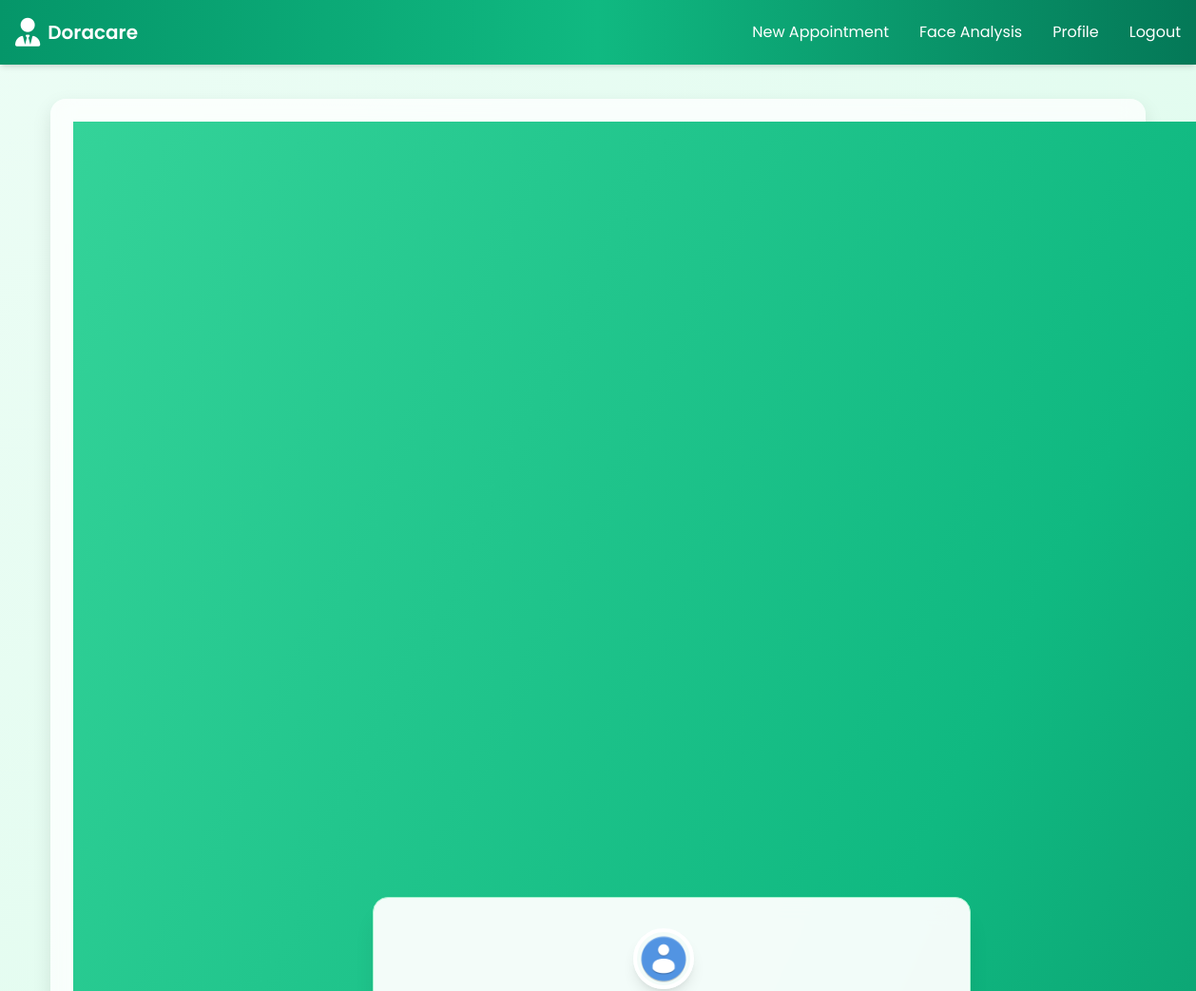
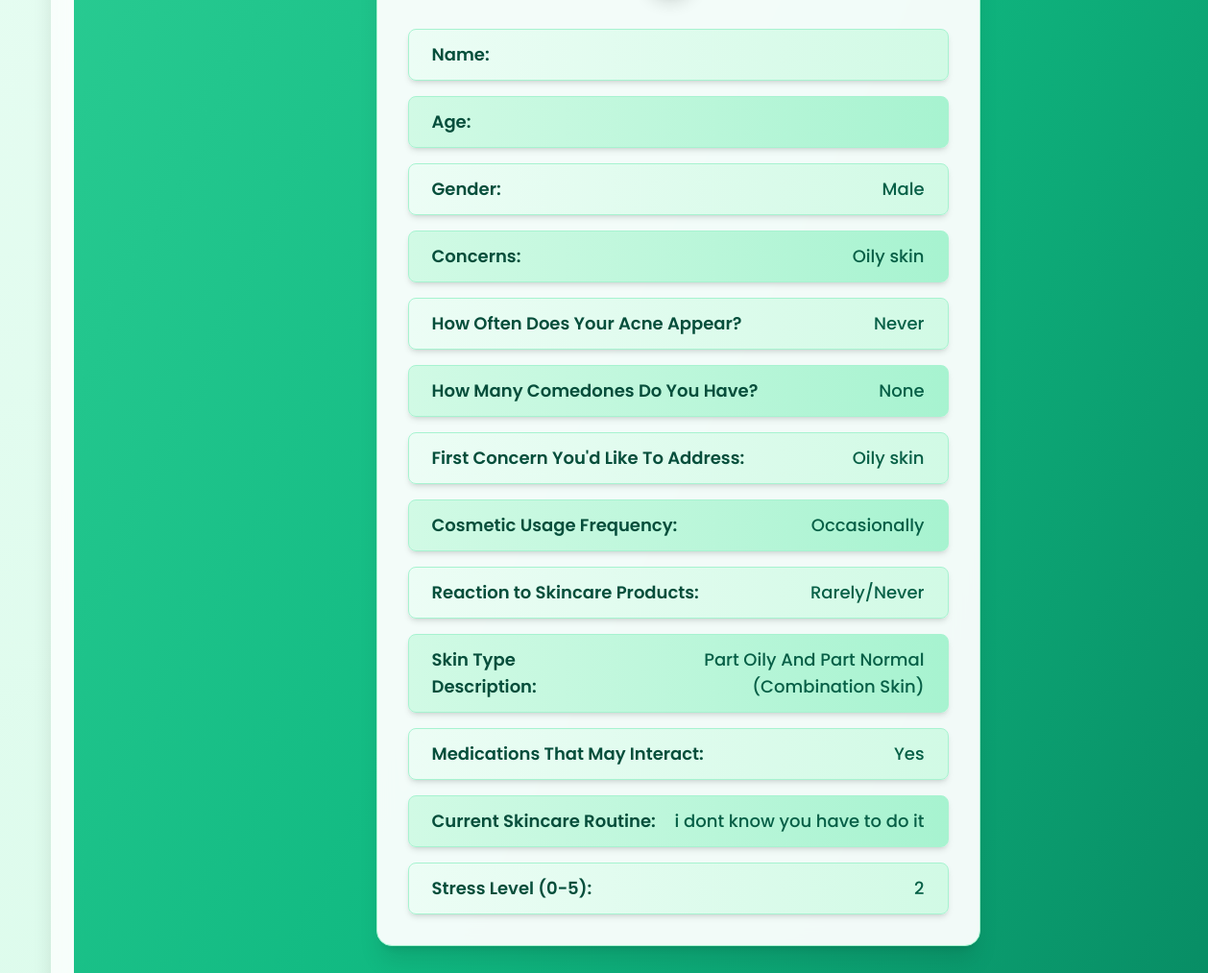
Page /profile (signed in) on the committed database (2 pictures, top to bottom).
### tables this page shows
CREATE TABLE survey_responses (
                          id INTEGER PRIMARY KEY AUTOINCREMENT,
                          user_id INTEGER NOT NULL,
                          name TEXT NOT NULL,
                          age TEXT NOT NULL,
                          gender TEXT NOT NULL,
                          concerns TEXT NOT NULL,
                          acne_frequency TEXT NOT NULL,
                          comedones_count TEXT NOT NULL,
                          first_concern TEXT NOT NULL,
                          cosmetic_usage TEXT NOT NULL,
                          skin_reaction TEXT NOT NULL,
                          skin_type TEXT NOT NULL,
                          medications TEXT NOT NULL,
                          skincare_routine TEXT NOT NULL,
                          stress_level TEXT NOT NULL,
                          FOREIGN KEY (user_id) REFERENCES users(id));

### app.py (the view)
@app.route('/profile')
def profile():
    if 'username' in session:
        user_id = get_user(session['username'])[0]
        survey_response = get_survey_response(user_id)
        if survey_response:
            return render_template('profile.html',
                                   name=survey_response[2],
                                   age=survey_response[3],
                                   gender=survey_response[4],
                                   concerns=survey_response[5],
                                   acne_frequency=survey_response[6],
                                   comedones_count=survey_response[7],
                                   first_concern=survey_response[8],
                                   cosmetics_usage=survey_response[9],
                                   skin_reaction=survey_response[10],
                                   skin_type_details=survey_response[11],
                                   medications=survey_response[12],
                                   skincare_routine=survey_response[13],
                                   stress_level=survey_response[14],
                                  )
    return redirect('/')

### app.py (called while the page is built)
def get_user(username):
    with sqlite3.connect(DATABASE) as connection:
        cursor = connection.cursor()
        cursor.execute("SELECT * FROM users WHERE username = ?", (username,))
        return cursor.fetchone()

def get_survey_response(user_id):
    with sqlite3.connect(DATABASE) as connection:
        cursor = connection.cursor()
        cursor.execute("SELECT * FROM survey_responses WHERE user_id = ?", (user_id,))
        return cursor.fetchone()

### templates/profile.html (shortened to what this page needs)
{% extends 'layout.html' %}
{% block content %}
<div class="min-h-screen w-screen flex items-center justify-center relative px-4 py-16 bg-gradient-to-br from-emerald-400 via-emerald-500 to-emerald-700">
  <div class="max-w-screen-md w-full md:w-[50vw] bg-white bg-opacity-95 rounded-2xl p-8 shadow-xl backdrop-blur-md z-10 mt-16 border border-emerald-200">
    <div class="flex items-center justify-center mb-8 gap-4 flex-wrap">
      <img src="../static/assets/user.png" alt="Profile Image"
           class="w-16 h-16 rounded-full shadow-lg border-4 border-white">
    </div>
    <div class="text-gray-800 flex flex-col gap-4">
      {% for label, value, bg_color in [
        ('Name:', name, 'bg-gradient-to-r from-emerald-50 to-emerald-100'),
        ('Age:', age, 'bg-gradient-to-r from-emerald-100 to-emerald-200'),
        ('Gender:', gender, 'bg-gradient-to-r from-emerald-50 to-emerald-100'),
        ('Concerns:', concerns, 'bg-gradient-to-r from-emerald-100 to-emerald-200'),
        ('How Often Does Your Acne Appear?', acne_frequency, 'bg-gradient-to-r from-emerald-50 to-emerald-100'),
        ('How Many Comedones Do You Have?', comedones_count, 'bg-gradient-to-r from-emerald-100 to-emerald-200'),
        ("First Concern You'd Like To Address:", first_concern, 'bg-gradient-to-r from-emerald-50 to-emerald-100'),
        ('Cosmetic Usage Frequency:', cosmetics_usage, 'bg-gradient-to-r from-emerald-100 to-emerald-200'),
        ('Reaction to Skincare Products:', skin_reaction, 'bg-gradient-to-r from-emerald-50 to-emerald-100'),
        ('Skin Type Description:', skin_type_details, 'bg-gradient-to-r from-emerald-100 to-emerald-200'),
        ('Medications That May Interact:', medications, 'bg-gradient-to-r from-emerald-50 to-emerald-100'),
        ('Current Skincare Routine:', skincare_routine, 'bg-gradient-to-r from-emerald-100 to-emerald-200'),
        ('Stress Level (0-5):', stress_level, 'bg-gradient-to-r from-emerald-50 to-emerald-100')
      ] %}
        <div class="px-6 py-3 flex flex-col md:flex-row justify-between items-center rounded-lg {{ bg_color }} shadow-md border border-emerald-200">
          <label class="font-semibold text-base md:text-lg text-emerald-900">{{ label }}</label>
          <span class="text-base md:text-lg font-medium text-emerald-800 text-right">{{ value }}</span>
        </div>
    </div>
  </div>
</div>
{% endblock %}

### templates/layout.html (shortened to what this page needs)
<!DOCTYPE html>
<html lang="en">
<head>
  <script src="https://cdn.tailwindcss.com"></script>
  <link rel="stylesheet" href="{{ url_for('static', filename='css/style.css') }}">
  <link rel="stylesheet" href="https://cdnjs.cloudflare.com/ajax/libs/font-awesome/6.4.2/css/all.min.css" />
  <link rel="stylesheet" href="https://cdn.jsdelivr.net/npm/bootstrap-icons@1.11.3/font/bootstrap-icons.min.css" />
</head>
<body>
  <nav class="fixed top-0 left-0 shadow-md p-4 flex justify-between items-center w-full z-50 bg-gradient-to-r from-emerald-600 via-emerald-500 to-emerald-700 text-white">
    <div class="text-xl font-semibold flex items-center gap-2">
      <i class="fa-solid fa-user-tie text-3xl"></i> Doracare
    </div>
    <ul class="hidden md:flex flex-wrap justify-end gap-4 md:gap-8 text-center md:flex-nowrap w-full md:w-auto">
      <li><a href="{{ url_for('bookappointment') }}" class="hover:text-yellow-200">New Appointment</a></li>
      <li><a href="{{ url_for('predict') }}" class="hover:text-yellow-200">Face Analysis</a></li>
      <li><a href="{{ url_for('profile') }}" class="hover:text-yellow-200">Profile</a></li>
      <li><a href="{{ url_for('logout') }}" class="hover:text-yellow-200">Logout</a></li>
    </ul>
  </nav>
  <div class="content p-6 flex-grow w-full">
    <div class="glass-card p-6 max-w-6xl mx-auto">
      {% block content %}{% endblock %}
    </div>
  </div>
</body>
</html>

### static/css/style.css (style rules this page uses)
* { margin: 0; padding:0; box-sizing: border-box; font-family: 'Poppins', sans-serif; }

### templates/layout.html (style rules this page uses)
* { box-sizing: border-box; margin: 0; padding: 0; }
body { overflow-x: hidden; background: linear-gradient(135deg, #ecfdf5, #d1fae5); background-attachment: fixed; font-family: 'Segoe UI', sans-serif; padding-top: 80px; }
.glass-card { backdrop-filter: blur(12px); background: rgba(255, 255, 255, 0.75); border-radius: 1rem; box-shadow: 0 8px 20px rgba(0,0,0,0.1); }

### rows in the picture
survey_responses: label "Gender:", gender "Male", label "Concerns:", concerns "Oily skin", label "How Often Does Your Acne Appear?", acne_frequency "Never", label "How Many Comedones Do You Have?", comedones_count "None", label "First Concern You'd Like To Address:", first_concern "Oily skin", label "Cosmetic Usage Frequency:", cosmetic_usage "Occasionally", label "Reaction to Skincare Products:", skin_reaction "Rarely/Never", label "Skin Type Description:", skin_type "Part Oily And Part Normal (Combination Skin)", label "Medications That May Interact:", medications "Yes", label "Current Skincare Routine:", skincare_routine "i dont know you have to do it"

### other values in the picture
{{ label }} "Name:" "Age:" "Stress Level (0-5):"
{{ value }} "2"
